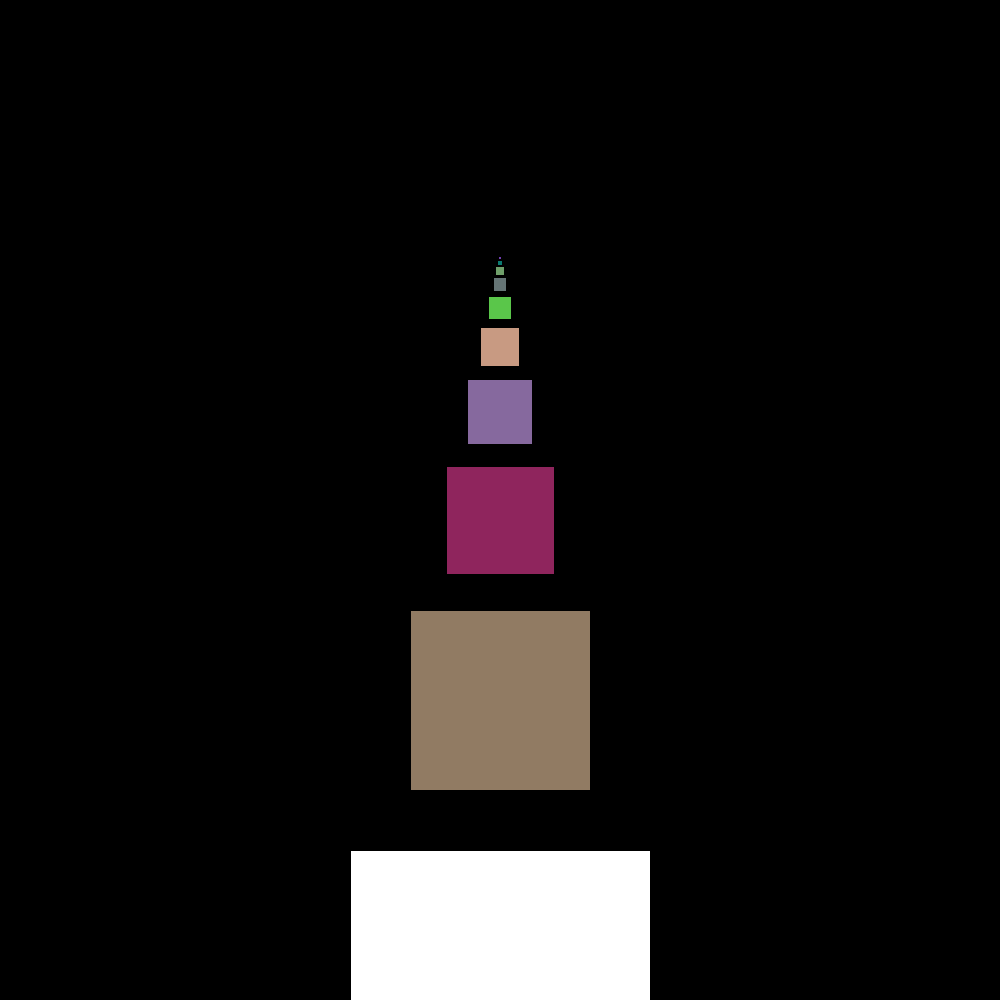
Frame 1 (no input)
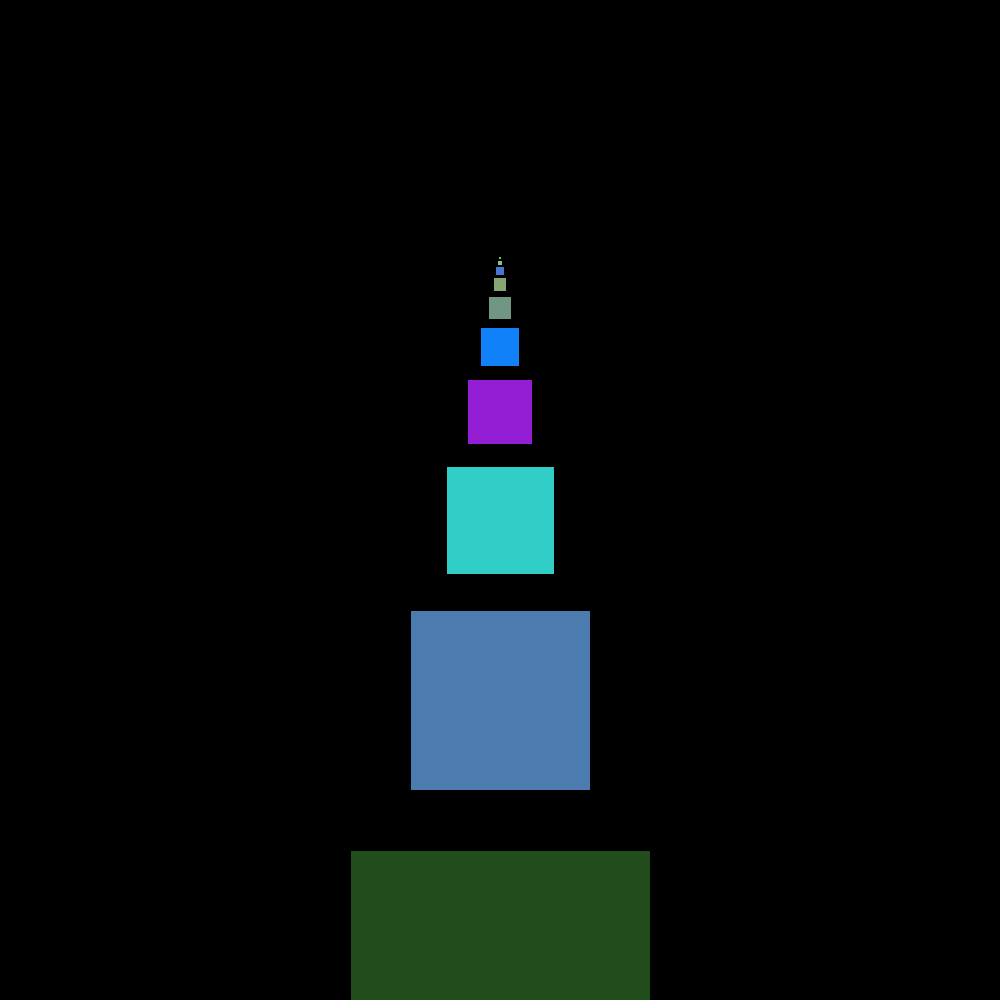
Frame 60 (the mouse pressed at the canvas centre just before this capture)
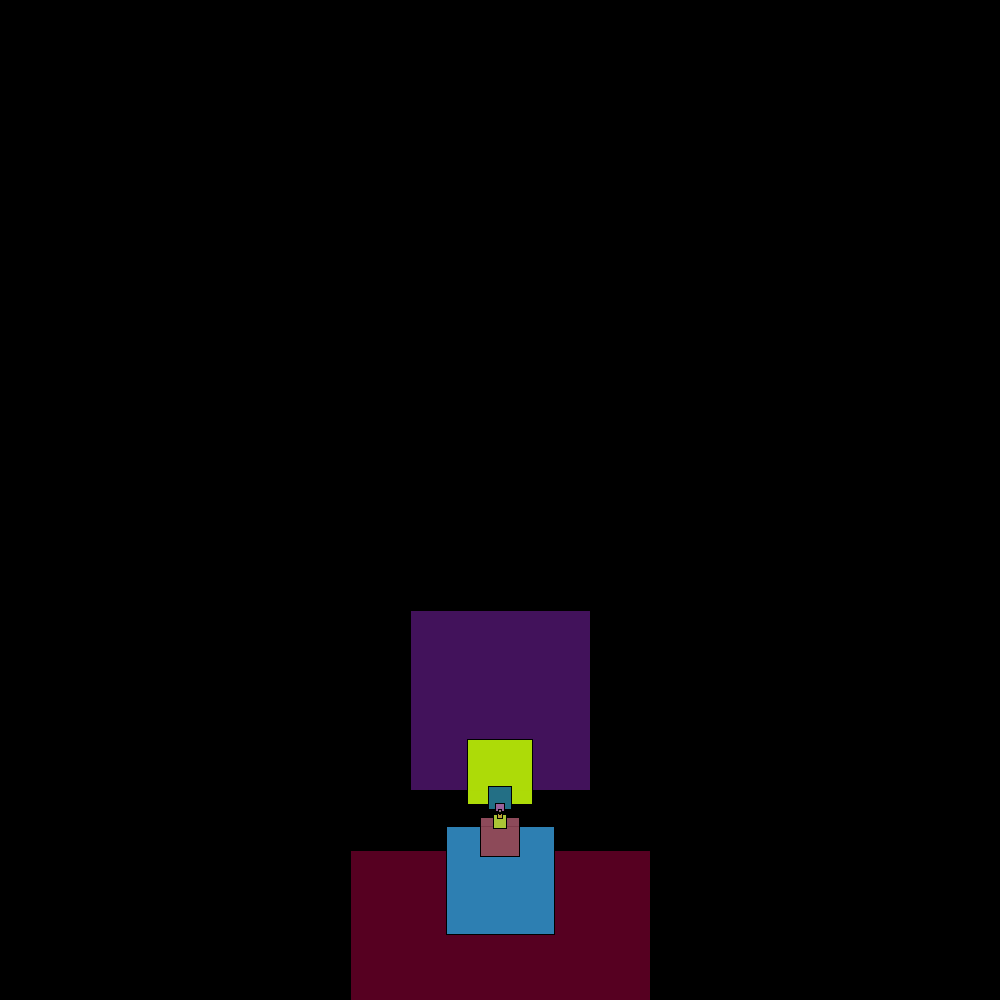
Frame 120 (the mouse held since frame 60 and released just before this capture)

The Processing sketch that drew these frames (run headless with seeded random() and noise(); from frame 60 on, the mouse is pressed at the canvas centre):

// Processing sketch: Rect_fractal
// ── Rect_fractal.pde
//albero frattale semplice ricorsione del rect

float angoloAppending ;
color c,c1;
float fattore_decrescita = 0.6;//misura next segmento

void setup() {
  size(1000, 1000);
 
 // c = color(random(255), random(255), random(255), random(255));
}

void draw() {
   background(0);
  translate(width/2, height);
  ricorsioneSemplice(300);
  mapAngle();
  println(angoloAppending);
}

void ricorsioneSemplice(float lunghezza_segmento ) {
  rectMode(CENTER);
  c = color(random(255), random(255), random(255), random(255));
  c1 = color(random(255), random(255), random(255), random(255));
  
  rect(0, 0, -lunghezza_segmento, -lunghezza_segmento);
  translate(0, -lunghezza_segmento);
  if (lunghezza_segmento > 2) {
    pushMatrix();
    fill(c);
    rotate(angoloAppending);
    ricorsioneSemplice(lunghezza_segmento*fattore_decrescita);
    popMatrix();
    /*
    Effetto molto carino, ma il render non ce la fa a sostenerlo senza rallentare eccessivamente:(
    pushMatrix();
    stroke(c);
    rotate(angoloAppending*2/3);
    ricorsioneSemplice(lunghezza_segmento*fattore_decrescita);
    popMatrix();
    */
    pushMatrix();
    rotate(-angoloAppending);
    fill(c1);
    ricorsioneSemplice(lunghezza_segmento*fattore_decrescita);
    popMatrix();
  }
}

void mapAngle() {
  angoloAppending = map(mouseX, 0,width, 0, 2*PI);
}
